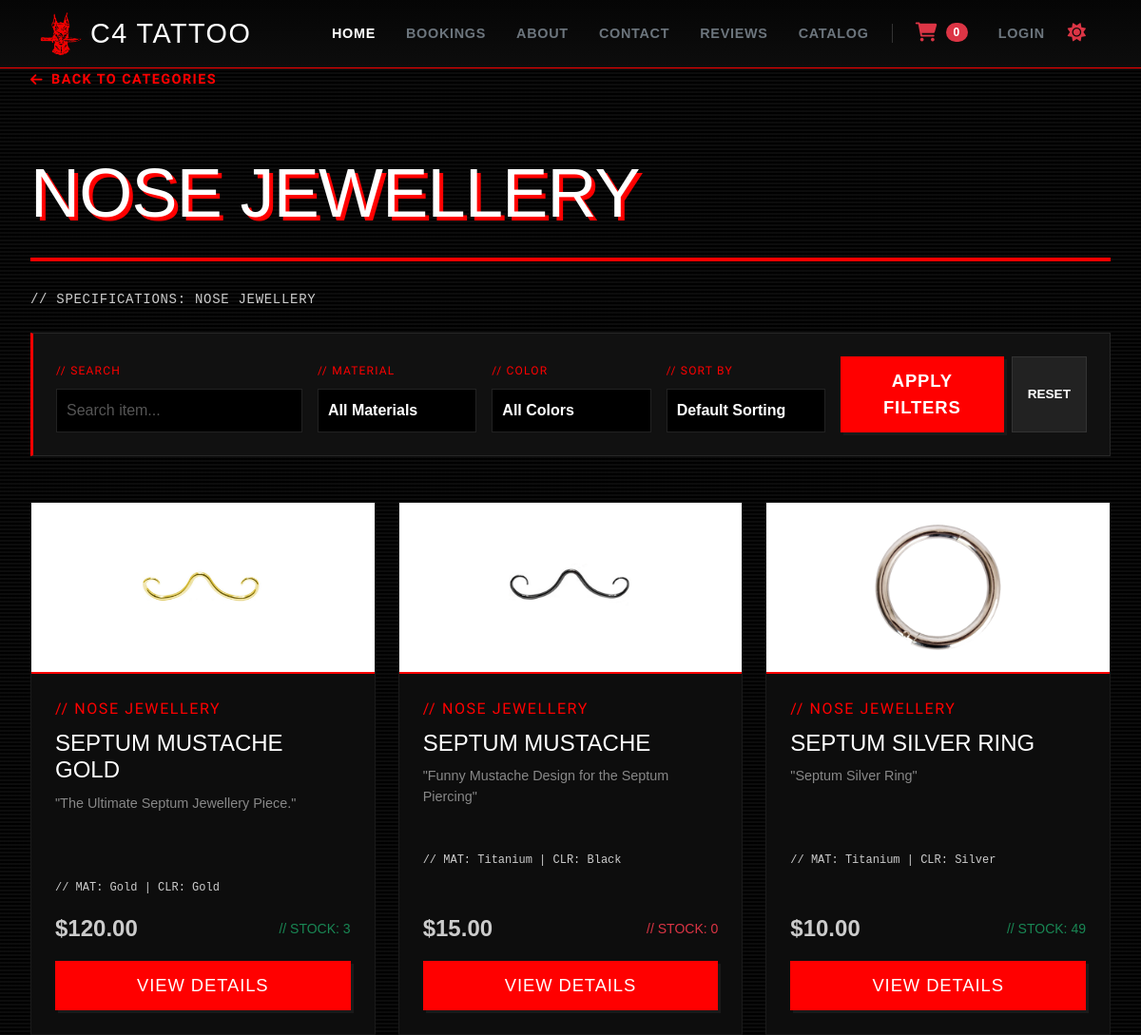
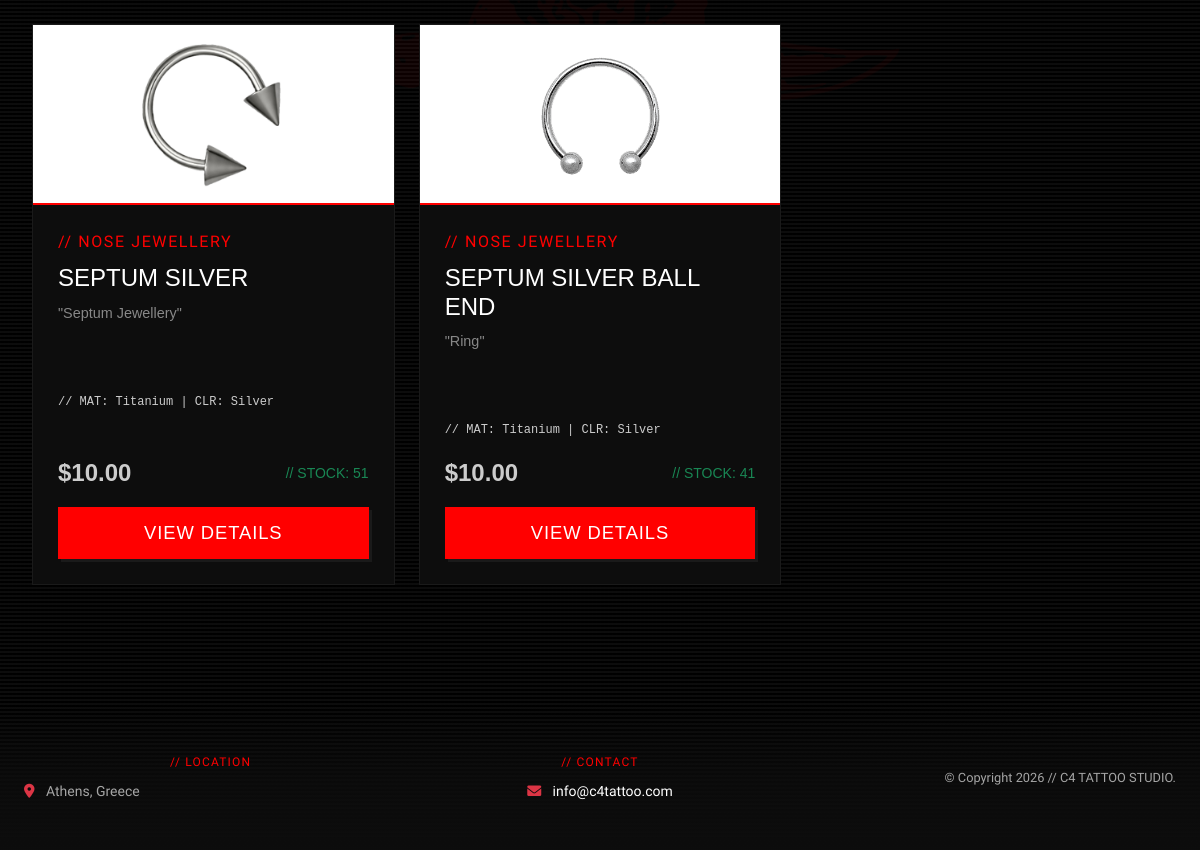
Page /catalog/?category=1 on the committed database (2 pictures, top to bottom).
### catalog/models.py (models this page shows, shortened)
class Category(models.Model):
    name = models.CharField(max_length=100)
    description = models.TextField(blank=True)
    class Meta:
        verbose_name_plural = "Categories"

class Item(models.Model):
    category = models.ForeignKey(Category, on_delete=models.SET_NULL, null=True, blank=True)
    title = models.CharField(max_length=200)
    description = models.TextField()
    price = models.DecimalField(max_digits=10, decimal_places=2)
    stock = models.IntegerField(default=0)
    created_at = models.DateTimeField(auto_now_add=True)
    material = models.CharField(max_length=50, default="Titanium")
    color = models.CharField(max_length=50, default="Silver")
    size = models.CharField(max_length=50, default="1.2mm (16g)")

### catalog/views.py (the view)
# urls.py: path('', views.catalog, name='catalog'),
@never_cache
def catalog(request):
    categories = Category.objects.all()
    selected_category_id = request.GET.get('category')
    selected_category = None
    items = None
    search_query = request.GET.get('search', '')
    if selected_category_id:
        selected_category = get_object_or_404(Category, id=selected_category_id)
        items = Item.objects.filter(category=selected_category)
        if search_query:
            items = items.filter(title__icontains=search_query)
        items = items.order_by('-created_at')
    context = {
        'categories': categories,
        'selected_category': selected_category,
        'items': items,
        'search_query': search_query,
    }
    return render(request, 'catalog/catalog.html', context)

### catalog/cart.py (called while the page is built)
    def __len__(self):
        return sum(item_data['quantity'] for item_data in self.cart.values())

### catalog/context_processors.py (called while the page is built)
def cart(request):
    return {'global_cart': Cart(request)}

### catalog/templates/catalog/catalog.html (shortened to what this page needs)
{% extends 'base.html' %}
{% load static %}
{% block content %}
<main class="container-fluid my-5 py-4">
    <div class="page-shell">
        {% if selected_category %}
            <div class="text-start mb-4">
                <a href="{% url 'catalog:catalog' %}" class="text-decoration-none d-inline-flex align-items-center" style="color: #FF0000; font-family: 'Special Elite', monospace; letter-spacing: 0.1em; font-size: 0.9rem; font-weight: bold;">
                    <i class="fa-solid fa-arrow-left me-2"></i> BACK TO CATEGORIES
                </a>
            </div>
            <h1 class="page-title text-start">{{ selected_category.name }}</h1>
            <div class="red-accent-line"></div>
            <p class="text-start mb-4 small" style="font-family: monospace; letter-spacing: 0.05em;">// SPECIFICATIONS: {{ selected_category.name|upper }}</p>
            <form method="GET" action="" class="mb-5 p-4 review-panel-container" style="background: rgba(128, 128, 128, 0.08); border: 1px solid rgba(128, 128, 128, 0.2); border-left: 3px solid #ff0000 !important; border-radius: 0;">
                <div class="row g-3 align-items-end">
                    <div class="col-lg-3 col-md-6">
                        <label class="text-red-label d-block mb-1" style="font-size: 0.75rem; font-family: monospace; text-align: left !important;">// SEARCH</label>
                        <input type="text" name="search" value="{{ search_query }}" class="form-control studio-input" placeholder="Search item...">
                    </div>
                    <div class="col-lg-2 col-md-6">
                        <label class="text-red-label d-block mb-1" style="font-size: 0.75rem; font-family: monospace; text-align: left !important;">// MATERIAL</label>
                        <select name="material" class="form-select studio-select fw-bold">
                            <option value="" style="background: #111; color: #fff;">All Materials</option>
                        </select>
                    </div>
                    <div class="col-lg-2 col-md-6">
                        <label class="text-red-label d-block mb-1" style="font-size: 0.75rem; font-family: monospace; text-align: left !important;">// COLOR</label>
                        <select name="color" class="form-select studio-select fw-bold">
                            <option value="" style="background: #111; color: #fff;">All Colors</option>
                        </select>
                    </div>
                    <div class="col-lg-2 col-md-6">
                        <label class="text-red-label d-block mb-1" style="font-size: 0.75rem; font-family: monospace; text-align: left !important;">// SORT BY</label>
                        <select name="sort" class="form-select studio-select fw-bold">
                            <option value="" style="background: #111; color: #fff;">Default Sorting</option>
                        </select>
                    </div>
                    <div class="col-lg-3 col-md-12 text-lg-end">
                        <div class="d-flex gap-2 justify-content-lg-end">
                            <button type="submit" class="btn-red text-uppercase fw-bold flex-grow-1 flex-lg-grow-0 px-4" style="font-size: 0.85rem; letter-spacing: 0.05em; margin: 0 !important;">Apply Filters</button>
                            <a href="?category={{ selected_category.id }}" class="btn btn-dark text-uppercase fw-bold px-3 d-inline-flex align-items-center justify-content-center" style="border-radius: 0; padding: 10px; font-size: 0.85rem; background: #222; border: 1px solid #333; color: #fff; text-decoration: none;">Reset</a>
                        </div>
                    </div>
                </div>
            </form>
            <div class="row row-cols-1 row-cols-md-3 g-4">
                {% for item in items %}
                    <div class="col">
                        <div class="studio-card h-100">
                            <div class="studio-card-media" style="background: #ffffff !important; border-bottom: 2px solid #ff0000; height: 180px; display: flex; align-items: center; justify-content: center; overflow: hidden; padding: 15px;">
                                <img src="/static/images/{{ item.title|slugify }}.png" class="img-fluid" alt="{{ item.title }}" style="max-height: 100%; max-width: 100%; object-fit: contain;" onerror="this.src='/static/images/logo-red.png'; this.style.opacity='0.15';">
                            </div>
                            <div class="studio-card-content">
                                <div>
                                    <span class="text-red-label d-block text-start mb-2" style="text-align: left !important; color: #FF0000 !important;">// {{ selected_category.name|upper }}</span>
                                    <h3>{{ item.title }}</h3>
                                    <p class="small">"{{ item.description|truncatechars:65 }}"</p>
                                    <span class="d-block mb-3" style="font-size: 0.75rem; font-family: monospace;">// MAT: {{ item.material }} | CLR: {{ item.color }}</span>
                                </div>
                                <div class="mt-auto">
                                    <div class="d-flex justify-content-between align-items-center mb-3">
                                        <span class="fs-4 fw-bold">${{ item.price }}</span>
                                        <span class="small monospace {% if item.stock > 0 %}text-success{% else %}text-danger{% endif %}">// STOCK: {{ item.stock }}</span>
                                    </div>
                                    <a href="{% url 'catalog:item_detail' item.title|slugify %}" class="btn-red text-center w-100 text-decoration-none m-0" style="font-size: 0.95rem;">VIEW DETAILS</a>
                                </div>
                            </div>
                        </div>
                    </div>
                {% empty %}
                    <div class="col-12 text-center py-5">
                        <p class="monospace">// No items match your active sector filter parameters.</p>
                    </div>
                {% endfor %}
            </div>
        {% endif %}
    </div>
</main>
{% endblock %}

### static/css/styles.css (style rules this page uses)
body.studio-body { background-color: #000000 !important; background-image: linear-gradient(rgba(14, 14, 14, 0.85) 50%, rgba(0, 0, 0, 0.95) 50%), repeating-linear-gradient(90deg, rgba(255, 255, 255, 0.02) 0px, rgba(255, 255, 255, 0.02) 1px, transparent 1px, transparent 4px), repeating-linear-gradient(0deg, rgba(255, 255, 255, 0.02) 0px, rgba(255, 255, 255, 0.02) 1px, transparent 1px, transparent 4px) !important; background-size: 100% 4px, 4px 4px, 4px 4px !important; color: #CCCCCC !important; font-family: Arial, Helvetica, sans-serif !important; margin: 0px !important; }
.page-shell { width: 100% !important; max-width: 1300px !important; margin-right: auto !important; margin-left: auto !important; position: relative !important; padding-left: 20px !important; padding-right: 20px !important; }
.red-accent-line { border-bottom: 4px solid #FF0000 !important; display: block; width: 100%; margin-bottom: 30px; }
h1.page-title { font-family: 'Impact', 'Arial Black', sans-serif !important; text-transform: uppercase !important; font-size: 4.5rem !important; letter-spacing: -0.01em !important; color: #FFFFFF !important; display: inline-block !important; margin-top: 40px !important; margin-bottom: 25px !important; text-shadow: 4px 4px 0px #FF0000 !important; width: 100% !important; text-align: left !important; }
.text-red-label { color: #FF0000 !important; font-family: 'Special Elite', monospace !important; letter-spacing: 0.1em !important; width: 100% !important; text-align: center !important; display: block !important; margin-bottom: 10px !important; }
.btn-red { background-color: #FF0000 !important; color: #FFFFFF !important; font-family: 'Impact', sans-serif !important; text-transform: uppercase !important; font-size: 1.15rem !important; letter-spacing: 0.05em !important; border: none !important; border-radius: 0px !important; padding: 12px 28px !important; display: block !important; margin: 20px auto 0 auto !important; transition: all 0.2s ease-in-out !important; box-shadow: 3px 3px 0px #1a1a1a !important; }
.studio-card { background-color: #0d0d0d; border: 1px solid #1a1a1a; transition: transform 0.2s ease, box-shadow 0.2s ease; }
.studio-card.h-100 { display: flex !important; flex-direction: column !important; height: 100% !important; }
.studio-card-media { background-color: #ffffff; height: 180px; display: flex; align-items: center; justify-content: center; border-bottom: 2px solid #111111; }
.studio-card-content { padding: 25px; text-align: left; flex-grow: 1 !important; display: flex !important; flex-direction: column !important; justify-content: space-between !important; }
.studio-card-content h3 { font-family: 'Impact', sans-serif; text-transform: uppercase; font-size: 1.5rem; color: #ffffff !important; margin-bottom: 10px; }
.studio-card-content p { font-size: 0.9rem; line-height: 1.5; color: #888888; margin-bottom: 20px; height: 70px; overflow: hidden; }
.studio-card-content .btn-red { float: none !important; display: block !important; margin: 0 !important; }
.review-panel-container { background: #111111 !important; border-left: 4px solid #FF0000 !important; }
.studio-input, .studio-select { background: #000000 !important; color: #ffffff !important; border: 1px solid #222222 !important; border-radius: 0 !important; padding: 10px !important; }
.studio-input::placeholder { color: #555555 !important; }
.page-shell::before { content: "" !important; position: fixed !important; top: 55% !important; left: 50% !important; transform: translate(-50%, -50%) !important; width: 80vw !important; max-width: 750px !important; height: 80vh !important; max-height: 750px !important; background-image: url('../images/logo-red.png') !important; background-repeat: no-repeat !important; background-position: center !important; background-size: contain !important; z-index: -1 !important; pointer-events: none !important; filter: opacity(0.05) !important; transition: filter 0.3s ease-in-out !important; }

### rows in the picture
Category: name "NOSE JEWELLERY"
Item: shows a picture, title "SEPTUM MUSTACHE GOLD", description "The Ultimate Septum Jewellery Piece.", material "Gold", color "Gold", price "120.00", stock "3"
Item: shows a picture, title "SEPTUM MUSTACHE", description "Funny Mustache Design for the Septum Piercing", material "Titanium", color "Black", price "15.00", stock "0"
Item: shows a picture, title "SEPTUM SILVER RING", description "Septum Silver Ring", material "Titanium", color "Silver", price "10.00", stock "49"
Item: shows a picture, title "SEPTUM SILVER", description "Septum Jewellery", material "Titanium", color "Silver", price "10.00", stock "51"
Item: shows a picture, title "SEPTUM SILVER BALL END", description "Ring", material "Titanium", color "Silver", price "10.00", stock "41"

### other values in the picture
{{ global_cart|length|default:0 }} "0"
